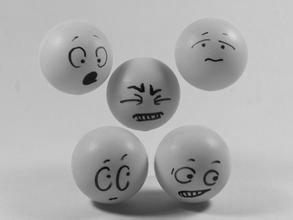
#> input picture 2.jpg, 293 x 220 px
$ python test.py   (older library calls are emulated)
#> lines starting #> are read from the running program, lines starting #| are printed output that depends on the picture
from PIL import Image
import numpy
from pylab import *

# [13 lines of commented-out code are left out]
test = Image.open('2.jpg')
#> test is the input picture: PIL image 293x220 L; min 0, max 219, mean 171.1
# test.save('2.jpg')
im = array(test)
hist1 = numpy.histogram(test, bins=2)
#> hist1 = ([5590, 58870], [0, 109.5, 219])
plt.figure('hist1')
arr = im.flatten()
n,bins,patches = plt.hist(arr, bins=256, normed=1, facecolor='red')
#> n = 256 values, max 0.0509 at index 234, min 0 at index 1, mean 0.00457; bins = 257 values from 0 to 219; patches = 256 items
plt.show()
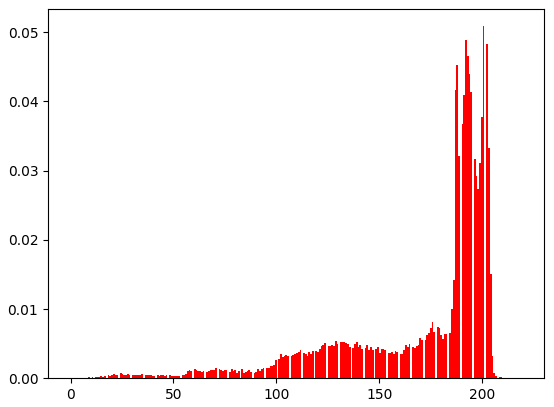
#> figure drawn by matplotlib, 1 panel; tallest bar 0.0509 high, from x = 200.2 to 201
